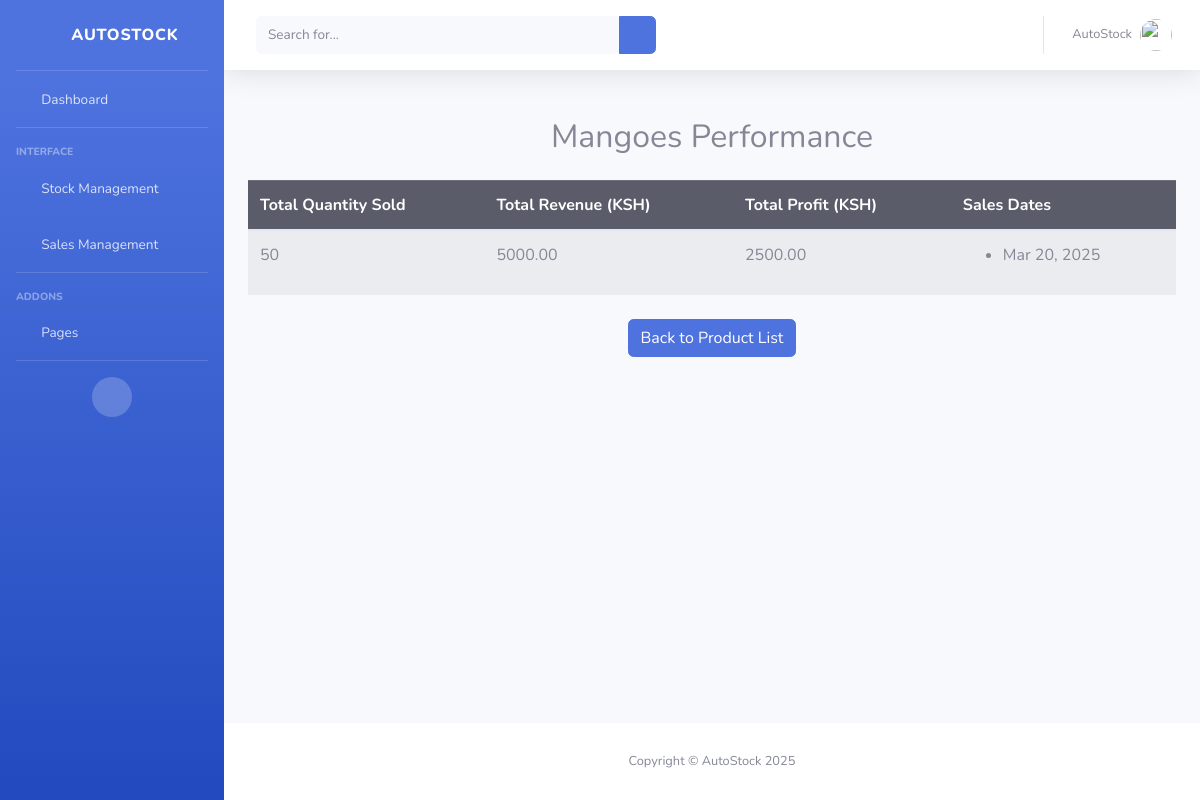
Before: /product_tracker/14/ with the older database file.
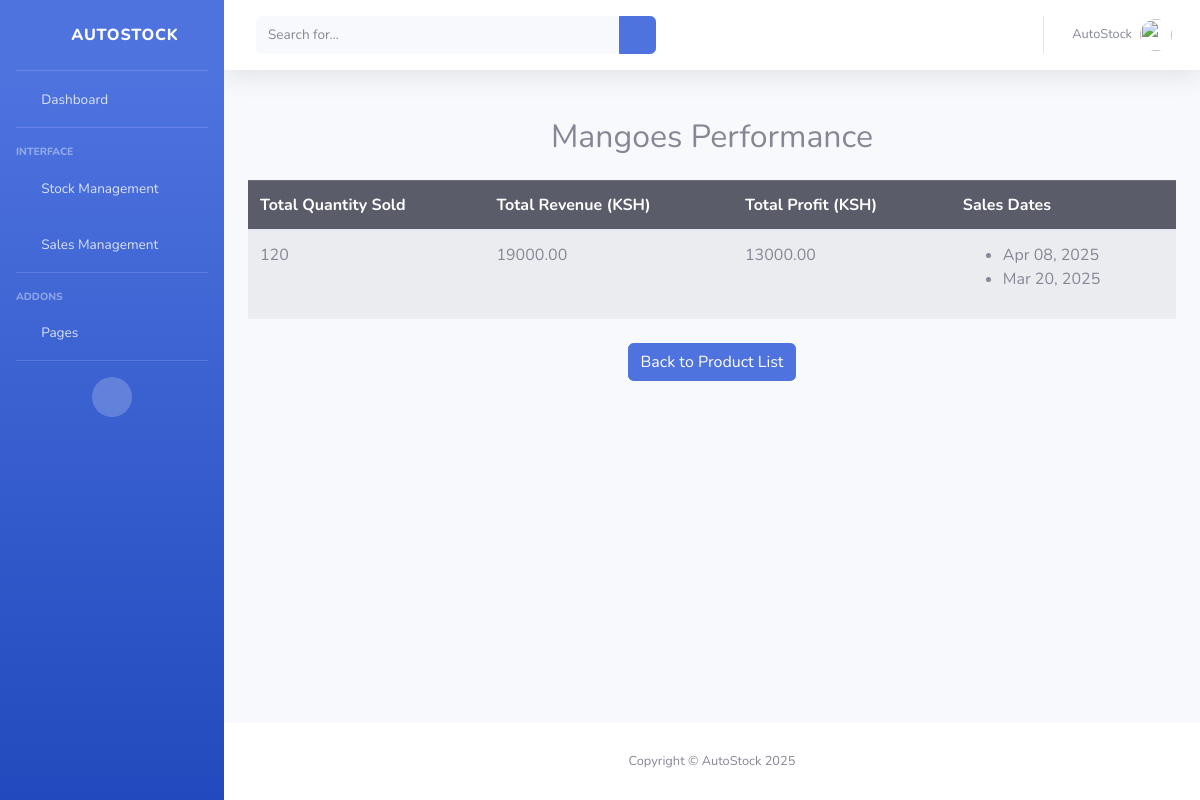
After: the same page with the newer database file.
### autoapp/models.py (models this page shows, shortened)
class Sale(models.Model):
    product = models.ForeignKey(
        'Stock', on_delete=models.CASCADE, related_name="sales"
    )
    quantitysold = models.PositiveIntegerField()
    sellingprice = models.DecimalField(max_digits=12, decimal_places=2)
    datesold = models.DateField(auto_now_add=True)  # Automatically set on sale

### autoapp/views.py (the view)
# urls.py: path('product_tracker/<int:product_id>/', views.product_tracker, name='product_tracker'),
def product_tracker(request, product_id):
    product = get_object_or_404(Stock, id=product_id)
    sales = Sale.objects.filter(product=product)
    total_quantity_sold = sales.aggregate(total=Sum("quantitysold"))["total"] or 0
    total_revenue = sum(sale.quantitysold * sale.sellingprice for sale in sales)
    total_profit = sum(sale.quantitysold * (sale.sellingprice - product.buyingprice) for sale in sales)
    sales_dates = sales.values("datesold").distinct().order_by("-datesold")
    context = {
        "product": product,
        "total_quantity_sold": total_quantity_sold,
        "total_revenue": total_revenue,
        "total_profit": total_profit,
        "sales_dates": sales_dates,
    }
    return render(request, "product_tracker.html", context)

### template/product_tracker.html (shortened to what the changed rows need)
<!DOCTYPE html>
<html lang="en">
<head>
    {% load static %}
    <link href="{% static 'vendor/fontawesome-free/css/all.min.css' %}" rel="stylesheet" type="text/css">
    <link href="{% static 'css/sb-admin-2.min.css' %}" rel="stylesheet">
    <link href="{% static 'vendor/datatables/dataTables.bootstrap4.min.css' %}" rel="stylesheet">
</head>
<body id="page-top">
    <div id="wrapper">
        <div id="content-wrapper" class="d-flex flex-column">
            <div id="content">
             <div class="container mt-5">
    <h2 class="text-center">{{ product.product }} Performance</h2>
    <table class="table table-striped mt-4">
        <thead class="table-dark">
            <tr>
                <th>Total Quantity Sold</th>
                <th>Total Revenue (KSH)</th>
                <th>Total Profit (KSH)</th>
                <th>Sales Dates</th>
            </tr>
        </thead>
        <tbody>
            <tr>
                <td>{{ total_quantity_sold }}</td>
                <td>{{ total_revenue }}</td>
                <td>{{ total_profit }}</td>
                <td>
                    <ul>
                        {% for date in sales_dates %}
                            <li>{{ date.datesold|date:"M d, Y" }}</li>
                        {% empty %}
                            <li>No sales yet</li>
                        {% endfor %}
                    </ul>
                </td>
            </tr>
        </tbody>
    </table>
</div>
            </div>
        </div>
    </div>
</body>
</html>

Changed rows visible on the page:
added Sale: datesold "Apr 08, 2025"
Other visible differences:
{{ total_quantity_sold }}: "50" → "120"
{{ total_revenue }}: "5000.00" → "19000.00"
{{ total_profit }}: "2500.00" → "13000.00"
